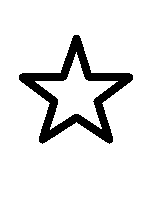
#> input picture lab03/gwiazdka.bmp, 150 x 200 px
$ python main.py
#> lines starting #> are read from the running program, lines starting #| are printed output that depends on the picture; after the words box and inside, x2 and y2 are one past the last pixel; in counts of white or black regions, pixels touching at a corner belong together
from PIL import Image
import numpy as np

# ------------------- Zad 1 --------------------

# [44 lines left out: functions rysuj_ramki_szare, rysuj_pasy_pionowe_szare, negatyw, not called in this run]

gwiazdka = Image.open("gwiazdka.bmp")
#> gwiazdka is the input picture: PIL image 150x200 1; 89.7% white; 1 black region, box (x1, y1, x2, y2) and area: (19, 35, 133, 144) 3079
# negatyw_gwiazdka = negatyw(gwiazdka)
# negatyw_gwiazdka.show()

# [21 lines left out: functions rysuj_ramke_kolor, rysuj_po_skosie_szare, not called in this run]


# po_skosie_szare_2c = rysuj_po_skosie_szare(100, 300, len('Paweł'), len('Milanowski'))
# negatyw3 = negatyw(po_skosie_szare_2c)
# negatyw3.show()


# ------------------- Zad 3 --------------------

def koloruj_w_paski(obraz, grub, kolory=None):
#> called with grub = 5
    if kolory is None:
        kolory = [(255, 0, 0), (0, 255, 0), (0, 0, 255)]
    tab = np.asarray(obraz).astype(np.uint8)
    h, w = tab.shape
#> h = 200; w = 150
    tab_nowego_obrazu = np.ones((h, w, 3), dtype=np.uint8) * 255
    ile = int(h / grub) + 1
#> ile = 41
    for i in range(ile):
        kolor = kolory[i % len(kolory)]
        for g in range(grub):
            wiersze = i * grub + g
            if wiersze >= h:
                break
            maska = (tab[wiersze, :] == 0)
            for c in range(3):
                tab_nowego_obrazu[wiersze, maska, c] = kolor[c]
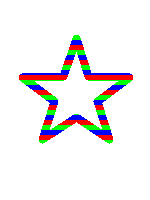
#> tab_nowego_obrazu: shape (200, 150, 3); mean of channels 0, 1, 2 239.1, 236.5, 237; drawn as R, G, B
    return Image.fromarray(tab_nowego_obrazu)

koloruj_w_paski(gwiazdka, 5).show()

# ------------------- Zad 4 --------------------
"""
Przy 328 i -24 wyskakuje komuikat, że wartość jest poza zakresem. Typ uint8 oznacza liczbe bez znaku (dodatnią), całkowitą 8 bitową, więc jej zakres to 0-255.
"""
